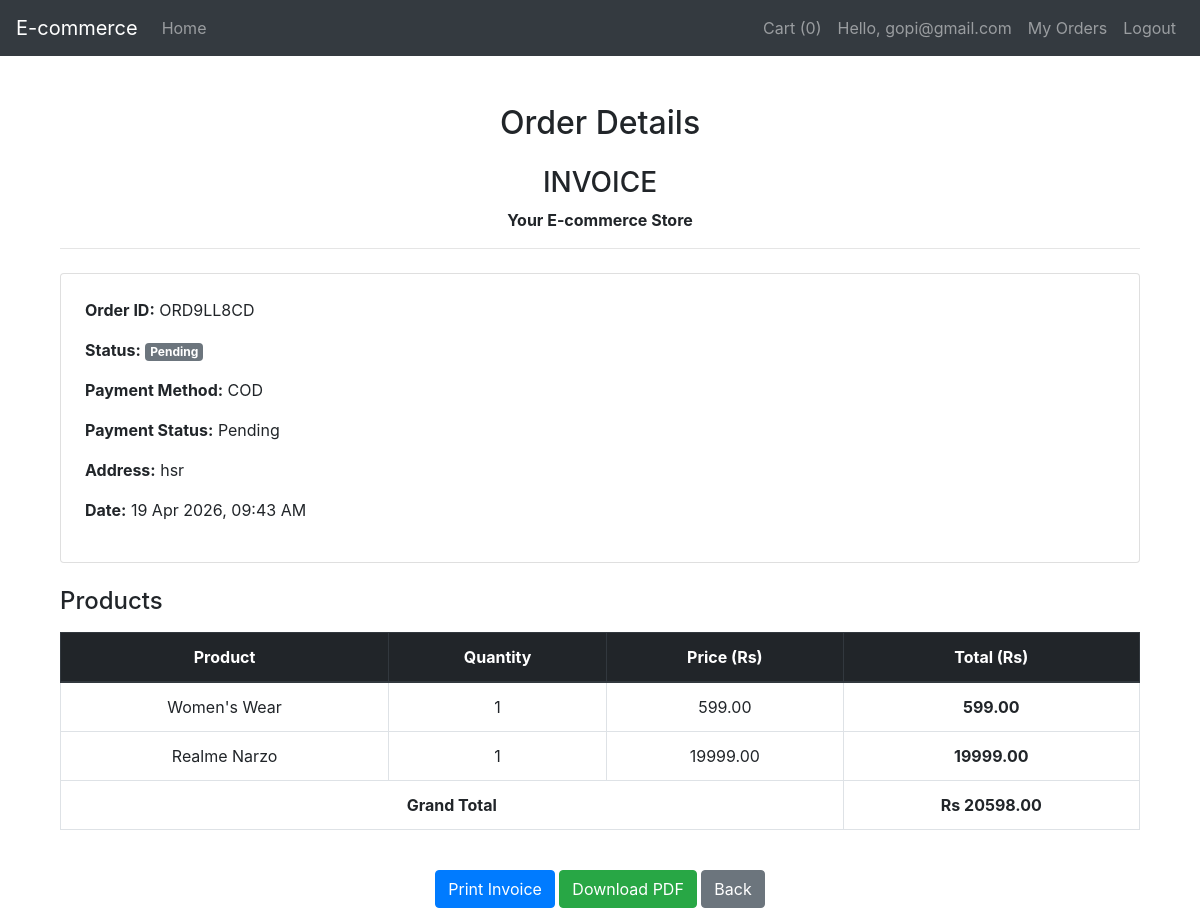
Screenshot of /order/ORD9LL8CD/ (signed in) with the database file from the repository.
### shop/models.py (models this page shows, shortened)
class Order(models.Model):
    STATUS_CHOICES = [
        ('Pending', 'Pending'),
        ('Processing', 'Processing'),
        ('Shipped', 'Shipped'),
        ('Out for Delivery', 'Out for Delivery'),
        ('Delivered', 'Delivered'),
        ('Cancelled', 'Cancelled'),
    ]
    PAYMENT_CHOICES = [
        ('COD', 'Cash on Delivery'),
        ('ONLINE', 'Online Payment'),
    ]
    user = models.ForeignKey(User, on_delete=models.CASCADE)
    order_id = models.CharField(max_length=20, unique=True, editable=False)
    total_price = models.DecimalField(max_digits=10, decimal_places=2)
    status = models.CharField(
        max_length=20, choices=STATUS_CHOICES, default="Pending"
    )
    payment_method = models.CharField(
        max_length=10, choices=PAYMENT_CHOICES, default='COD'
    )
    address = models.TextField()
    created_at = models.DateTimeField(auto_now_add=True)

class OrderItem(models.Model):
    order = models.ForeignKey(
        Order, on_delete=models.CASCADE, related_name='items'
    )
    product = models.ForeignKey(Product, on_delete=models.CASCADE)
    quantity = models.PositiveIntegerField()
    price = models.DecimalField(max_digits=10, decimal_places=2)
    @property
    def total(self):
        return self.price * self.quantity

class Product(models.Model):
    name = models.CharField(max_length=200)
    description = models.TextField()
    price = models.DecimalField(max_digits=10, decimal_places=2)
    category = models.ForeignKey(
        Category, related_name='products', on_delete=models.CASCADE
    )
    image = models.ImageField(upload_to='products/', blank=True, null=True)

### shop/views.py (the view)
# urls.py: path('order/<str:order_id>/', views.order_detail, name='order_detail'),
@login_required
def order_detail(request, order_id):
    order = get_object_or_404(Order, order_id=order_id, user=request.user)
    return render(request, 'shop/order_detail.html', {'order': order})

### shop/templates/shop/order_detail.html (shortened to what this page needs)
{% extends 'shop/base.html' %}
{% block content %}
<div class="container mt-5">
    <h2 class="text-center mb-4">Order Details</h2>
    <div id="invoice-area">
        <div class="text-center mb-4">
            <h3>INVOICE</h3>
            <p><strong>Your E-commerce Store</strong></p>
            <hr>
        </div>
        <div class="card shadow p-4 mb-4">
            <p><strong>Order ID:</strong> {{ order.order_id }}</p>
            <p><strong>Status:</strong>
                <span class="badge
                    {% if order.status == 'Delivered' %}
                        badge-success
                    {% elif order.status == 'Cancelled' %}
                        badge-danger
                    {% elif order.status == 'Processing' %}
                        badge-warning
                    {% elif order.status == 'Shipped' %}
                        badge-info
                    {% else %}
                        badge-secondary
                    {% endif %}
                ">
                    {{ order.status }}
                </span>
            </p>
            {% if order.payment_method %}
            <p><strong>Payment Method:</strong> {{ order.payment_method }}</p>
            <p><strong>Payment Status:</strong>
                {% if order.payment_method == "ONLINE" %}
                Paid
                {% else %}
                Pending
                {% endif %}
            </p>
            {% endif %}
            <p><strong>Address:</strong> {{ order.address }}</p>
            <p><strong>Date:</strong> {{ order.created_at|date:"d M Y, h:i A" }}</p>
        </div>
        <h4 class="mb-3">Products</h4>
        {% if order.items.all %}
        <div class="table-responsive">
            <table class="table table-bordered text-center">
                <thead class="thead-dark">
                    <tr>
                        <th>Product</th>
                        <th>Quantity</th>
                        <th>Price (Rs)</th>
                        <th>Total (Rs)</th>
                    </tr>
                </thead>
                <tbody>
                    {% for item in order.items.all %}
                    <tr>
                        <td>{{ item.product.name }}</td>
                        <td>{{ item.quantity }}</td>
                        <td>{{ item.price }}</td>
                        <td><strong>{{ item.total }}</strong></td>
                    </tr>
                    {% endfor %}
                    <tr>
                        <td colspan="3"><strong>Grand Total</strong></td>
                        <td><strong>Rs {{ order.total_price }}</strong></td>
                    </tr>
                </tbody>
            </table>
        </div>
        {% else %}
        <div class="alert alert-warning text-center">
            No products found for this order.
        </div>
        {% endif %}
    </div>
    <div class="text-center mt-4 no-print">
        <button onclick="printInvoice()" class="btn btn-primary">
            Print Invoice
        </button>
        <a href="{% url 'download_invoice' order.order_id %}" class="btn btn-success">
            Download PDF
        </a>
        <a href="{% url 'order_history' %}" class="btn btn-secondary">
            Back
        </a>
    </div>
</div>
{% endblock %}

### shop/templates/shop/base.html (shortened to what this page needs)
<!DOCTYPE html>
<html lang="en">
<head>
    <link rel="stylesheet" href="https://maxcdn.bootstrapcdn.com/bootstrap/4.0.0/css/bootstrap.min.css">
</head>
<body>
    <nav class="navbar navbar-expand-lg navbar-dark navbar-custom">
        <a class="navbar-brand" href="{% url 'home' %}">E-commerce</a>
        <div class="collapse navbar-collapse" id="navbarNav">
            <ul class="navbar-nav mr-auto">
                <li class="nav-item">
                    <a class="nav-link" href="{% url 'home' %}">Home</a>
                </li>
            </ul>
            <ul class="navbar-nav ml-auto">
                <li class="nav-item">
                    <a class="nav-link" href="{% url 'cart' %}">
                        Cart
                        {% if user.is_authenticated %}
                        ({{ request.user.cartitem_set.count }})
                        {% endif %}
                    </a>
                </li>
                {% if user.is_authenticated %}
                <li class="nav-item">
                    <span class="nav-link">Hello, {{ user.username }}</span>
                </li>
                <li class="nav-item">
                    <a class="nav-link" href="{% url 'order_history' %}">My Orders</a>
                </li>
                <li class="nav-item">
                    <a class="nav-link" href="{% url 'logout' %}">Logout</a>
                </li>
                {% endif %}
            </ul>
        </div>
    </nav>
    <div class="container mt-4">
        {% block content %}
        {% endblock %}
    </div>
</body>
</html>

### shop/templates/shop/base.html (style rules this page uses)
.navbar-custom { background-color: #343a40; }
.navbar-custom .navbar-brand, .navbar-custom .nav-link { color: #ffffff; }

### rows the page displays
Order: order_id "ORD9LL8CD", status "Pending", payment_method "COD", address "hsr", created_at "19 Apr 2026, 09:43 AM", total_price "20598.00"
OrderItem: product.name "Women's Wear", quantity "1", price "599.00", total "599.00"
OrderItem: product.name "Realme Narzo", quantity "1", price "19999.00", total "19999.00"

### other values shown
{{ request.user.cartitem_set.count }} "0"
{{ user.username }} "gopi@gmail.com"
